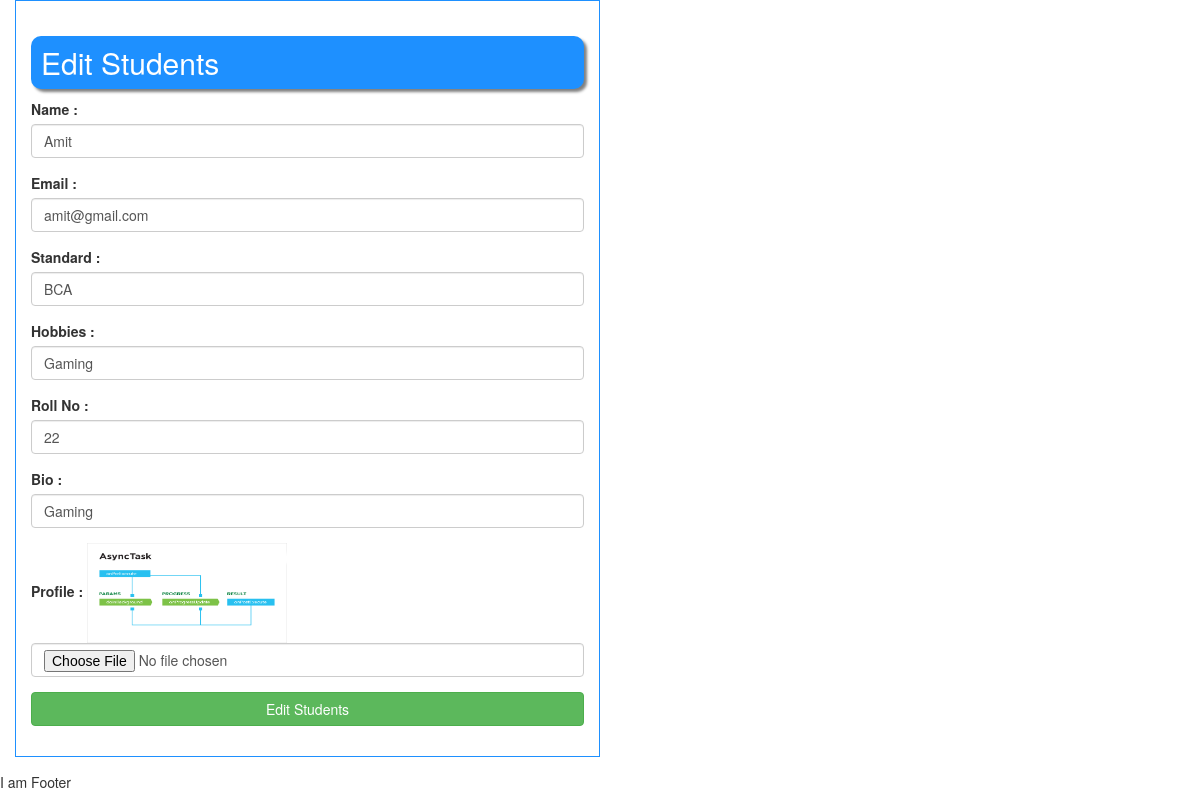
Page /update_student/2 (signed in) on the committed database.
### simpleFirstApp/models.py (models this page shows)
class Students(models.Model):
    id=models.AutoField(primary_key=True)
    name=models.CharField(max_length=255)
    email=models.CharField(max_length=255)
    standard=models.CharField(max_length=255)
    hobbies=models.CharField(max_length=255)
    roll_no=models.CharField(max_length=255)
    bio=models.TextField()
    profile_image=models.FileField()
    course=models.ForeignKey(Courses,on_delete=models.CASCADE)
    created_at=models.DateTimeField(auto_now_add=True)
    is_active=models.BooleanField(default=True)
    objects=models.Manager()

### simpleFirstApp/views.py (the view)
# urls.py: path('update_student/<str:student_id>',views.update_student,name="update_student"),
@login_required(login_url="/login_user/")
def update_student(request,student_id):
    student=Students.objects.get(id=student_id)
    if student==None:
        return HttpResponse("Student Not Found")
    else:
        return render(request,"student_edit.html",{'student':student})

### simpleFirstApp/templates/student_edit.html (shortened to what this page needs)
{% extends 'base_template.html' %}
{% block bodydata %}
<div class="container">
    <div class="row">
    <div class="col-lg-6 custom-block">
        <div class="row">
            <div class="col-lg-12">
                <h2 class="bg_blue">Edit Students</h2>
            </div>
            <div class="col-lg-12">
                <form action="/edit_student" method="post" enctype="multipart/form-data">
                <div class="form-group">
                    <label class="control-label">Name : </label>
                    <input type="text" name="name" class="form-control" value="{{ student.name }}">
                </div>
                <div class="form-group">
                    <label class="control-label">Email : </label>
                    <input type="text" name="email" class="form-control" value="{{ student.email }}">
                </div>
                  <div class="form-group">
                    <label class="control-label">Standard : </label>
                    <input type="text" name="standard" class="form-control" value="{{ student.standard }}">
                </div>
                <div class="form-group">
                    <label class="control-label">Hobbies : </label>
                    <input type="text" name="hobbies" class="form-control" value="{{ student.hobbies }}">
                </div>
                <div class="form-group">
                    <label class="control-label">Roll No : </label>
                    <input type="text" name="roll_no" class="form-control" value="{{ student.roll_no }}">
                </div>
                <div class="form-group">
                    <label class="control-label">Bio : </label>
                    <input type="text" name="bio" class="form-control" value="{{ student.bio }}">
                </div>
                <div class="form-group">
                    <label class="control-label">Profile : </label>
                    <img src="/media/{{ student.profile_image }}" style="width:200px;height:100px">
                    <input type="file" name="profile" class="form-control" >
                </div>
                <div class="form-group">
                    <input type="submit" name="submit" class="btn btn-block btn-success" value="Edit Students">
                </div>
                </form>
            </div>
        </div>
    </div>
    </div>
    <div class="row">
        <div class="col-lg-12">
        </div>
    </div>
</div>
{% endblock bodydata %}

### simpleFirstApp/templates/student_edit.html (style rules this page uses)
.bg_blue { padding:10px; border-radius:10px; box-shadow:3px 3px 3px grey; background:dodgerblue; color:#fff; }
.custom-block { padding:15px; border:1px solid dodgerblue; }

### rows in the picture
Students: name "Amit", email "amit@gmail.com", standard "BCA", hobbies "Gaming", roll_no "22", bio "Gaming", profile_image (picture)
